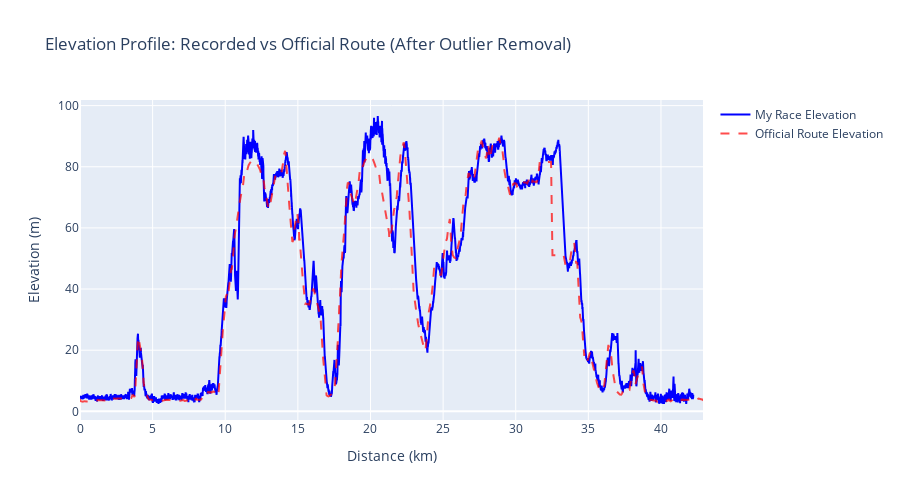

The notebook cell saved with this chart:
### Code cell
# Remove elevation outliers using rolling baseline and interpolation
baseline_window = 50
tcx_df['elev_baseline'] = tcx_df['elevation'].rolling(window=baseline_window, center=True, min_periods=1).mean()

deviation_threshold = 5  # meters
tcx_df.loc[(tcx_df['elevation'] - tcx_df['elev_baseline']).abs() > deviation_threshold, 'elevation'] = np.nan
tcx_df['elevation'] = tcx_df['elevation'].interpolate()
tcx_df.drop(columns=['elev_baseline'], inplace=True)

# Create elevation comparison plot
fig = go.Figure()

fig.add_trace(go.Scatter(
    x=tcx_df['distance_km'],
    y=tcx_df['elevation'],
    mode='lines',
    name='My Race Elevation',
    line=dict(color='blue', width=2),
    hovertemplate='Distance: %{x:.2f} km<br>Elevation: %{y:.1f} m<extra></extra>'
))

fig.add_trace(go.Scatter(
    x=official_route_df['cumulative_distance_km'],
    y=official_route_df['elevation'],
    mode='lines',
    name='Official Route Elevation',
    line=dict(color='red', width=2, dash='dash'),
    opacity=0.7,
    hovertemplate='Distance: %{x:.2f} km<br>Official Elevation: %{y:.1f} m<extra></extra>'
))

fig.update_layout(
    title='Elevation Profile: Recorded vs Official Route (After Outlier Removal)',
    xaxis_title='Distance (km)',
    yaxis_title='Elevation (m)',
    width=900,
    height=500,
    hovermode='x'
)

fig.show()

### Figure 1 — Plotly figure (JSON) as saved in the notebook; plotly's stock layout.template omitted (floating-point values rounded to 4 significant figures; data arrays with more than 128 entries replaced by an {"elided": "..."} marker saying what was removed)
{"data": [{"hovertemplate": "Distance: %{x:.2f} km<br>Elevation: %{y:.1f} m<extra></extra>", "line": {"color": "blue", "width": 2}, "mode": "lines", "name": "My Race Elevation", "type": "scatter", "x": {"elided": "21286 float values"}, "y": {"elided": "21286 float values"}}, {"hovertemplate": "Distance: %{x:.2f} km<br>Official Elevation: %{y:.1f} m<extra></extra>", "line": {"color": "red", "dash": "dash", "width": 2}, "mode": "lines", "name": "Official Route Elevation", "opacity": 0.7, "type": "scatter", "x": {"elided": "924 float values"}, "y": {"elided": "924 float values"}}], "layout": {"height": 500, "hovermode": "x", "title": {"text": "Elevation Profile: Recorded vs Official Route (After Outlier Removal)"}, "width": 900, "xaxis": {"title": {"text": "Distance (km)"}}, "yaxis": {"title": {"text": "Elevation (m)"}}}}
